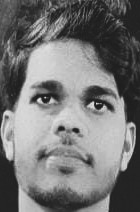
#> input picture TrainingImage/342_Asirul_447.jpg, 140 x 212 px; its folder holds only this picture in this run
$ python -i main_Run.py   (imports and definitions only)
#> lines starting #> are read from the running program, lines starting #| are printed output that depends on the picture
#> further down, picture is the input picture: shape (212, 140, 3); min 23, max 236, mean 117.3
import tkinter as tk
from tkinter import messagebox
import cv2
import csv
import os
import numpy as np
from PIL import ImageTk, Image
import pandas as pd
import datetime
import time
import face_recognition  # Import face_recognition library

# Global configurations
HAARCASCADE_PATH = "haarcascades/haarcascade_frontalface_default.xml"
TRAINING_IMAGE_PATH = "TrainingImage/"
TRAINING_LABEL_PATH = "TrainingImageLabel/"
STUDENT_DETAILS_PATH = "StudentDetails/student_data.csv"
ATTENDANCE_LOG_PATH = "Attendance/Auto_Attendance_Logs/"

# Main Window setup
# [4 lines not run here, left out]

# Define log_label globally so it's accessible across functions
# [1 line that did not run here, left out]
# [1 line not run here, left out]

# Global variables
log_shown = False
attendance_logged = False
failed_to_recognize = False  # Define this variable here globally
retry_count = 0

# Helper function to show error messages
def show_error(message):
    messagebox.showerror("Error", message)

# Helper function to show success messages
def show_success(message):
    messagebox.showinfo("Success", message)

# Function to preprocess and enhance the image
def preprocess_image(img):
    # Convert image to grayscale
    gray = cv2.cvtColor(img, cv2.COLOR_BGR2GRAY)

    # Histogram equalization to improve the contrast (lighting)
    gray = cv2.equalizeHist(gray)
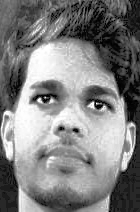
#> gray: shape (212, 140); min 0, max 255, mean 128.8

    # Additional enhancement like sharpening (optional)
    kernel = np.array([[0, -1, 0], [-1, 5,-1], [0, -1, 0]])
    sharpened = cv2.filter2D(gray, -1, kernel)
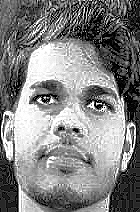
#> sharpened: shape (212, 140); min 0, max 255, mean 130.5

    return sharpened

# Function for Data Augmentation (for better training)
# [124 lines left out: functions augment_image, check_duplicate_registration, take_images, train_images, not called in this run]

# Define global variables for video label, close button, and webcam frame
video_label = None
close_btn = None
webcam_frame = None

# Initialize cam as None
cam = None
# [64 lines left out: functions close_webcam, extract_features, save_student_data, not called in this run]

# Function to get today's date in the desired format (e.g., "10_12_2024")
def get_today_date():
    return datetime.datetime.now().strftime("%d_%m_%Y")

# Function to get today's attendance file path (based on the date)
# [176 lines left out: functions get_attendance_file_path, is_attendance_marked_today, log_attendance, handle_failed_recognition, automatic_attendance, not called in this run]

# GUI components
# [1 line that did not run here, left out]
# [1 line not run here, left out]
# [1 line that did not run here, left out]
# [1 line not run here, left out]

# [1 line that did not run here, left out]
# [1 line not run here, left out]
# [1 line that did not run here, left out]
# [1 line not run here, left out]

# [1 line that did not run here, left out]
# [1 line not run here, left out]

# [1 line that did not run here, left out]
# [1 line not run here, left out]

# [1 line that did not run here, left out]
# [1 line not run here, left out]

# [1 line that did not run here, left out]
# [3 lines not run here, left out]


>>> import cv2
>>> picture = cv2.imread('TrainingImage/342_Asirul_447.jpg')
>>> result = preprocess_image(picture)
